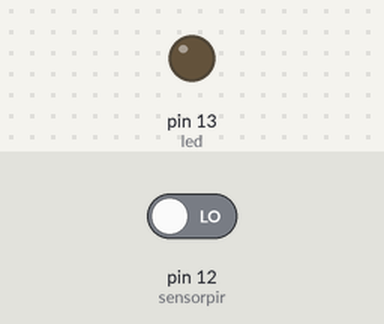
A sketch run on a simulated Arduino Uno, built with avr-gcc and run on an emulated ATmega328P. Shown: output pins drawn as LEDs (lit = HIGH). The test bench sets the inputs (shaded band); at power-on: pin 12 (sensorpir) LOW. What the sketch prints to the serial monitor is not drawn.

Above: at 1.2 s.
1.3 s: pin 12 (sensorpir) driven HIGH
At 2.0 s:
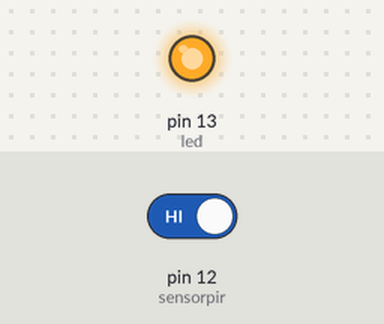
4.3 s: pin 12 (sensorpir) driven LOW
At 5.5 s:
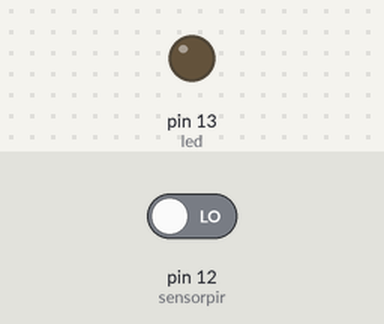
Timing chart, 0 to 7.3 s (numbered marks = the images above; inputs shaded):
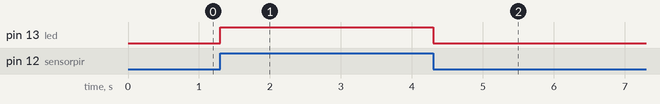

The sketch:

pir_sensor_led1.ino
```cpp
int sensorpir = 12;
int led = 13;

void setup()
{
	pinMode(sensorpir,INPUT);
	pinMode(led,OUTPUT);
	Serial.begin(9600);
	digitalWrite(led,LOW);
}

void loop()
{
	digitalWrite(led,LOW);
	Serial.println(sensorpir);
    if(digitalRead(sensorpir) == HIGH)
    {
    	digitalWrite(led,HIGH);
    	delay(1000);
    	digitalWrite(led,LOW);
    }
}
```

Measured:
- after the input at 1.3 s, pin 13 (led): LOW → HIGH at once
- after the input at 4.3 s, pin 13 (led): HIGH → LOW at once
